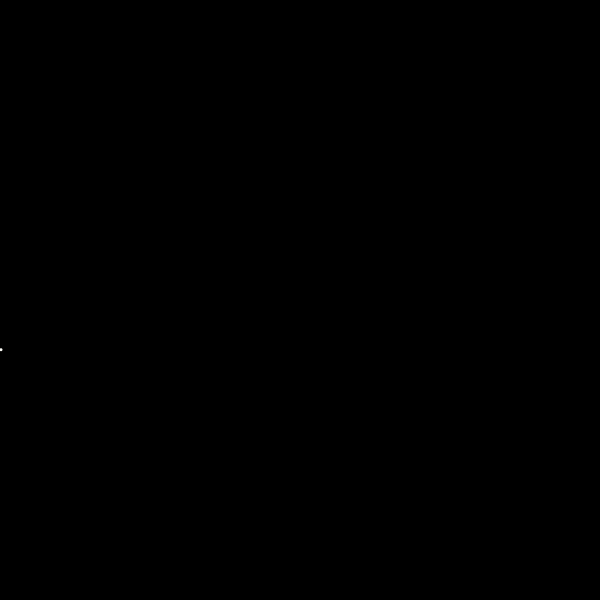
Frame 1 (no input)
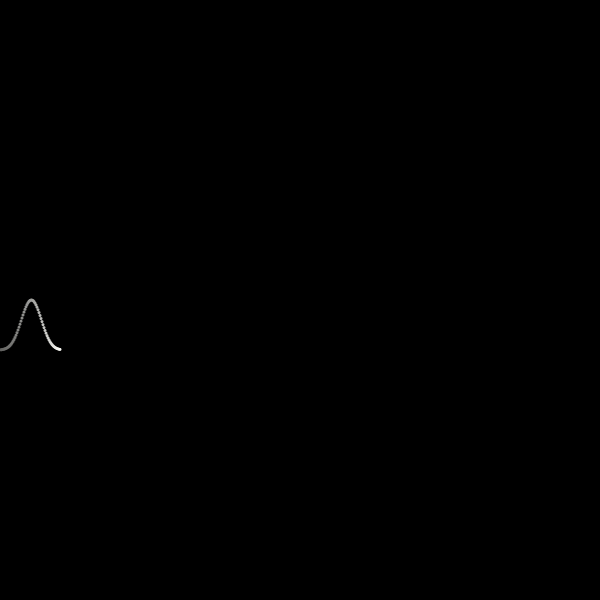
Frame 60 (the mouse pressed at the canvas centre just before this capture)
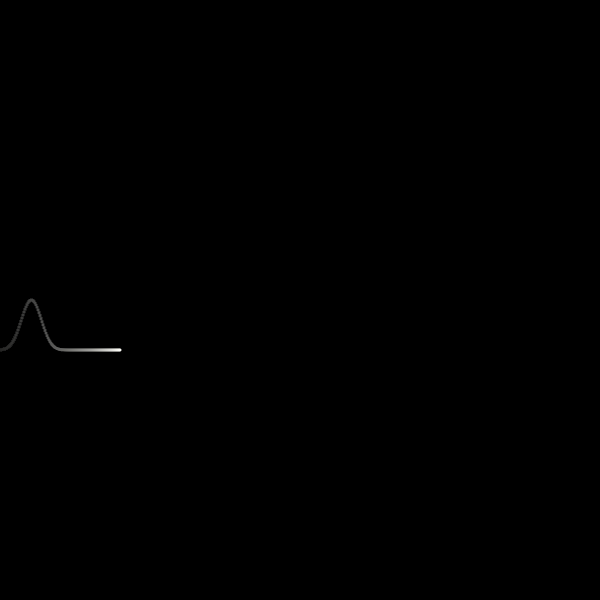
Frame 120 (the mouse held since frame 60 and released just before this capture)

The Processing sketch that drew these frames (run headless with seeded random() and noise(); from frame 60 on, the mouse is pressed at the canvas centre):

// Processing sketch: Ville_Oke_Pulse
// ── Ville_Oke_Pulse.pde
//This is a visualization of a concert by composer called Richard Reed Parry, in which the orchestra, using stetoscopes, played in pace with their own individual heartbeats.

float y;

void setup() {
  frameRate (100);
  size(600, 600);
  background(0, 0, 0);
  
  
  y = height/2;
}

void draw() {
  fill(0, 0, 0, 4);
  rect(0,0, width, height);

  float pulse = (sin((float)frameCount / 20) + 1) / 2;
  pulse = pow(pulse, 4);
  pulse = pow(pulse, 2);
  
  pulse = 1 - pulse;

  fill(#FCFCF7);
  
  noStroke();
  ellipse(frameCount, y + pulse * 50, 3, 3);

  if(frameCount > 300)
  ellipse(frameCount-320, y + 20 + pulse * 50, 3, 3);
  
  if(frameCount > 650)
  ellipse(frameCount-650, y + 40 + pulse * 50, 3, 3);
  
  if(frameCount > 750)
  ellipse(frameCount-750, y -100 + pulse * 50, 3, 3);
  
  if(frameCount > 800)
  ellipse(frameCount-800, y -150 + pulse * 50, 3, 3);
  
  if(frameCount > 1100)
  ellipse(frameCount-1100, y +100 + pulse * 50, 3, 3);
  
  if(frameCount > 1200)
  ellipse(frameCount-1200, y -80 + pulse * 50, 3, 3);
  
  if(frameCount > 1250)
  ellipse(frameCount-1250, y +80 + pulse * 50, 3, 3);
  
  if(frameCount > 1400)
  ellipse(frameCount-1400, y +150 + pulse * 50, 3, 3);
  
  if(frameCount > 1450)
  ellipse(frameCount-1450, y +180 + pulse * 50, 3, 3);
  
  if(frameCount > 1500)
  ellipse(frameCount-1500, y -160 + pulse * 50, 3, 3);
  
  if(frameCount > 1600)
  ellipse(frameCount-1600, y -180 + pulse * 50, 3, 3);
  
  if(frameCount > 1600)
  ellipse(frameCount-1600, y +200 + pulse * 50, 3, 3);
  
  if(frameCount > 1620)
  ellipse(frameCount-1700, y +230 + pulse * 50, 3, 3);
  
  if(frameCount > 1640)
  ellipse(frameCount-1640, y -200 + pulse * 50, 3, 3);
   
  if(frameCount > 1580) 
  ellipse(frameCount-1580, y -50 + pulse * 50, 3, 3);
  
  if(frameCount > 1780) 
  ellipse(frameCount-1780, y -250 + pulse * 50, 3, 3);
  
  if(frameCount > 1820) 
  ellipse(frameCount-1820, y -20 + pulse * 50, 3, 3);
  
  if(frameCount > 2000)
  ellipse(frameCount-20000, y +210 + pulse * 50, 3, 3);
  
  if(frameCount > 2100)
  ellipse(frameCount-2100, y +90 + pulse * 50, 3, 3);
  
  if(frameCount > 2200)
  ellipse(frameCount-2200, y -110 + pulse * 50, 3, 3);
   
  if(frameCount > 2250) 
  ellipse(frameCount-2250, y -65 + pulse * 50, 3, 3);
  
  if(frameCount > 2300) 
  ellipse(frameCount-2300, y -210 + pulse * 50, 3, 3);
  
  if(frameCount > 2350) 
  ellipse(frameCount-2350, y +80 + pulse * 50, 3, 3);
  
  if(frameCount > 2500) 
  ellipse(frameCount-2500, y +20 + pulse * 50, 3, 3);
  
  if(frameCount > 2550) 
  ellipse(frameCount-2550, y -40 + pulse * 50, 3, 3);
  
  if(frameCount > 3000) 
  ellipse(frameCount-3000, y +150 + pulse * 50, 3, 3);
}
